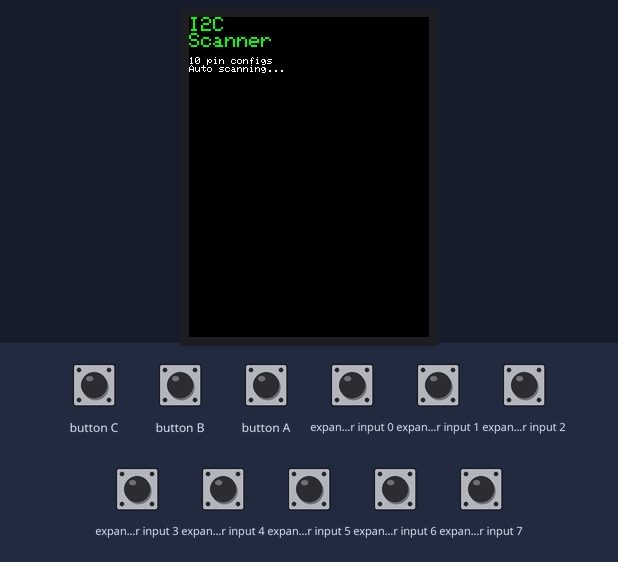
Simulated run of this sketch. Board: ESP32-S3. Parts: 240×320 colour display. Wiring (inferred from the names in the program): PCF8574 port expander at I2C address 0x38. The test bench sets the inputs (shaded band); at power-on: expander input 0–7 HIGH. What the sketch prints to the serial monitor is not drawn.

Above: at 2.4 s.
At 9.0 s:
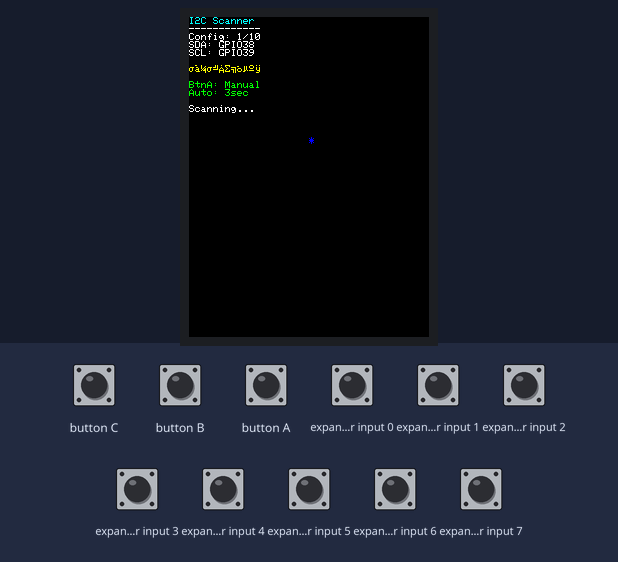
9.1 s: button A pressed for 1 s
At 10.9 s:
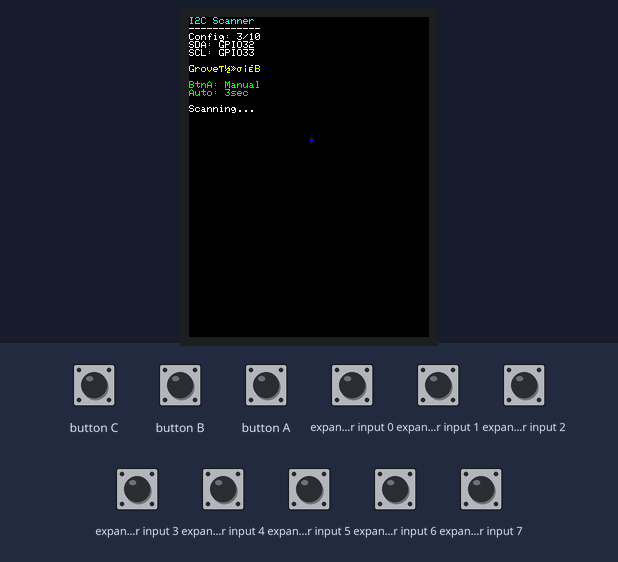
20.8 s: button A pressed for 3.2 s
At 34.3 s:
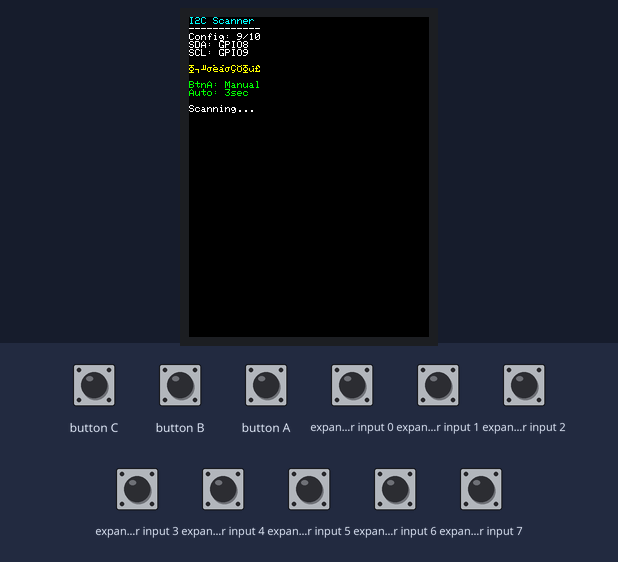
34.6 s: button A pressed for 0.15 s
Timing chart, 0 to 35.4 s (numbered marks = the images above; inputs shaded):
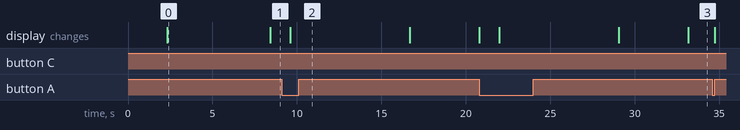

The sketch:

12_i2c_scanner.ino
```cpp
/**
 * @file 12_i2c_scanner.ino
 * @brief M5Stack Atom-JoyStick I2Cスキャナー
 * @description 複数のピン組み合わせでI2Cデバイスを検索
 *
 * Phase 4.5: I2Cデバイス発見
 * - 複数のSDA/SCLピン組み合わせテスト
 * - 全I2Cアドレススキャン
 * - Joystickデバイス特定
 *
 * @target M5Stack Atom-JoyStick (ESP32-S3)
 */

#include <M5Unified.h>
#include <Wire.h>

// テスト対象ピン組み合わせ
struct I2CPinConfig {
    int sda_pin;
    int scl_pin;
    const char* description;
};

const I2CPinConfig pin_configs[] = {
    {38, 39, "公式仕様(GitHub)"},
    {2, 1, "Grove端子A"},
    {32, 33, "Grove端子B"},
    {26, 25, "Grove端子C"},
    {21, 22, "標準I2C"},
    {18, 19, "代替I2C"},
    {5, 4, "SPI代替"},
    {16, 17, "追加候補"},
    {8, 9, "追加候補2"},
    {13, 14, "追加候補3"}
};

const int PIN_CONFIG_COUNT = sizeof(pin_configs) / sizeof(pin_configs[0]);
const uint32_t I2C_FREQUENCY = 100000U;  // 100kHz（互換性優先）

int current_config = 0;
unsigned long last_scan = 0;
const int SCAN_INTERVAL = 3000;  // 3秒間隔

void setup() {
    // M5Unified初期化
    auto cfg = M5.config();
    cfg.external_spk = false;
    M5.begin(cfg);

    Serial.begin(115200);
    delay(2000);

    Serial.println("============================================");
    Serial.println("M5Stack Atom-JoyStick I2Cスキャナー");
    Serial.println("============================================");
    Serial.printf("テスト対象: %d種類のピン組み合わせ\n", PIN_CONFIG_COUNT);
    Serial.println("Joystickデバイス自動検出システム");
    Serial.println();

    // LCD初期化
    M5.Display.clear(BLACK);
    M5.Display.setTextSize(1);
    M5.Display.setRotation(0);

    display_welcome_screen();
    delay(3000);

    last_scan = millis();
}

void loop() {
    M5.update();

    // ボタン入力処理
    if (M5.BtnA.wasPressed()) {
        current_config = (current_config + 1) % PIN_CONFIG_COUNT;
        Serial.printf("手動切り替え: 設定%d\n", current_config);
        scan_current_config();
    }

    // 自動スキャン
    if (millis() - last_scan >= SCAN_INTERVAL) {
        scan_current_config();
        current_config = (current_config + 1) % PIN_CONFIG_COUNT;
        last_scan = millis();
    }

    delay(100);
}

void display_welcome_screen() {
    M5.Display.clear(BLACK);
    M5.Display.setCursor(0, 0);
    M5.Display.setTextColor(GREEN);
    M5.Display.setTextSize(2);
    M5.Display.println("I2C");
    M5.Display.println("Scanner");
    M5.Display.setTextSize(1);
    M5.Display.setTextColor(WHITE);
    M5.Display.println("");
    M5.Display.printf("%d pin configs\n", PIN_CONFIG_COUNT);
    M5.Display.println("Auto scanning...");
}

void scan_current_config() {
    const I2CPinConfig* config = &pin_configs[current_config];

    Serial.println("--------------------------------------------");
    Serial.printf("設定 %d: %s\n", current_config, config->description);
    Serial.printf("SDA: GPIO%d, SCL: GPIO%d\n", config->sda_pin, config->scl_pin);
    Serial.println("--------------------------------------------");

    // LCD表示更新
    update_lcd_display(config);

    // I2C初期化
    Wire.end();  // 前の設定をクリア
    delay(100);
    Wire.begin(config->sda_pin, config->scl_pin, I2C_FREQUENCY);
    delay(200);

    // アドレススキャン
    int device_count = 0;
    Serial.println("I2Cアドレススキャン開始...");

    for (uint8_t addr = 1; addr < 127; addr++) {
        Wire.beginTransmission(addr);
        uint8_t error = Wire.endTransmission();

        if (error == 0) {
            device_count++;
            Serial.printf("✅ デバイス発見: 0x%02X (%d)\n", addr, addr);

            // 特定のアドレスを詳細チェック
            if (addr == 0x38) {
                Serial.println("   🎯 疑似Joystickアドレス！");
                test_joystick_communication(addr);
            }

            // その他の既知デバイス
            identify_device(addr);

        } else if (error == 4) {
            Serial.printf("❌ 不明エラー: 0x%02X\n", addr);
        }

        delay(5);  // 安定性のため
    }

    if (device_count == 0) {
        Serial.println("❌ I2Cデバイスが見つかりません");
    } else {
        Serial.printf("✅ 合計 %d個のデバイスを発見\n", device_count);
    }

    Serial.println();
}

void test_joystick_communication(uint8_t addr) {
    Serial.printf("   Joystick通信テスト (0x%02X):\n", addr);

    // 3バイト読み取り試行
    Wire.requestFrom(addr, (uint8_t)3);

    if (Wire.available() >= 3) {
        uint8_t x_val = Wire.read();
        uint8_t y_val = Wire.read();
        uint8_t btn_val = Wire.read();

        Serial.printf("   📊 X=%d, Y=%d, Button=%d\n", x_val, y_val, btn_val);

        // 値の妥当性チェック
        if (x_val <= 255 && y_val <= 255) {
            Serial.println("   ✅ Joystickデータ形式正常！");
        }
    } else {
        Serial.println("   ❌ データ読み取り失敗");
    }
}

void identify_device(uint8_t addr) {
    switch (addr) {
        case 0x38:
            Serial.println("   → 候補: M5Stack Joystick");
            break;
        case 0x68:
            Serial.println("   → 候補: MPU6050/6500 IMU");
            break;
        case 0x28:
        case 0x29:
            Serial.println("   → 候補: BNO055 IMU");
            break;
        case 0x3C:
        case 0x3D:
            Serial.println("   → 候補: OLED Display");
            break;
        case 0x40:
            Serial.println("   → 候補: PCA9685 PWM");
            break;
        case 0x48:
        case 0x49:
        case 0x4A:
        case 0x4B:
            Serial.println("   → 候補: ADS1115 ADC");
            break;
        default:
            Serial.println("   → 不明デバイス");
            break;
    }
}

void update_lcd_display(const I2CPinConfig* config) {
    M5.Display.clear(BLACK);
    M5.Display.setCursor(0, 0);
    M5.Display.setTextSize(1);

    // ヘッダー
    M5.Display.setTextColor(CYAN);
    M5.Display.println("I2C Scanner");
    M5.Display.setTextColor(WHITE);
    M5.Display.println("------------");

    // 現在の設定
    M5.Display.printf("Config: %d/%d\n", current_config + 1, PIN_CONFIG_COUNT);
    M5.Display.printf("SDA: GPIO%d\n", config->sda_pin);
    M5.Display.printf("SCL: GPIO%d\n", config->scl_pin);
    M5.Display.println("");

    // 説明
    M5.Display.setTextColor(YELLOW);
    String desc = String(config->description);
    if (desc.length() > 12) {
        desc = desc.substring(0, 12);
    }
    M5.Display.printf("%s\n", desc.c_str());

    // 操作説明
    M5.Display.setTextColor(GREEN);
    M5.Display.println("");
    M5.Display.println("BtnA: Manual");
    M5.Display.println("Auto: 3sec");

    // スキャン状態表示
    M5.Display.setTextColor(WHITE);
    M5.Display.println("");
    M5.Display.println("Scanning...");

    // 動作確認ドット
    static int dot_counter = 0;
    dot_counter++;
    M5.Display.setCursor(120, 120);
    M5.Display.setTextColor(dot_counter % 10 < 5 ? BLUE : BLACK);
    M5.Display.print("*");
}
```

Measured:
- what the display in image 0 shows lasts 6.1 s, from 2.3 s to 8.4 s
